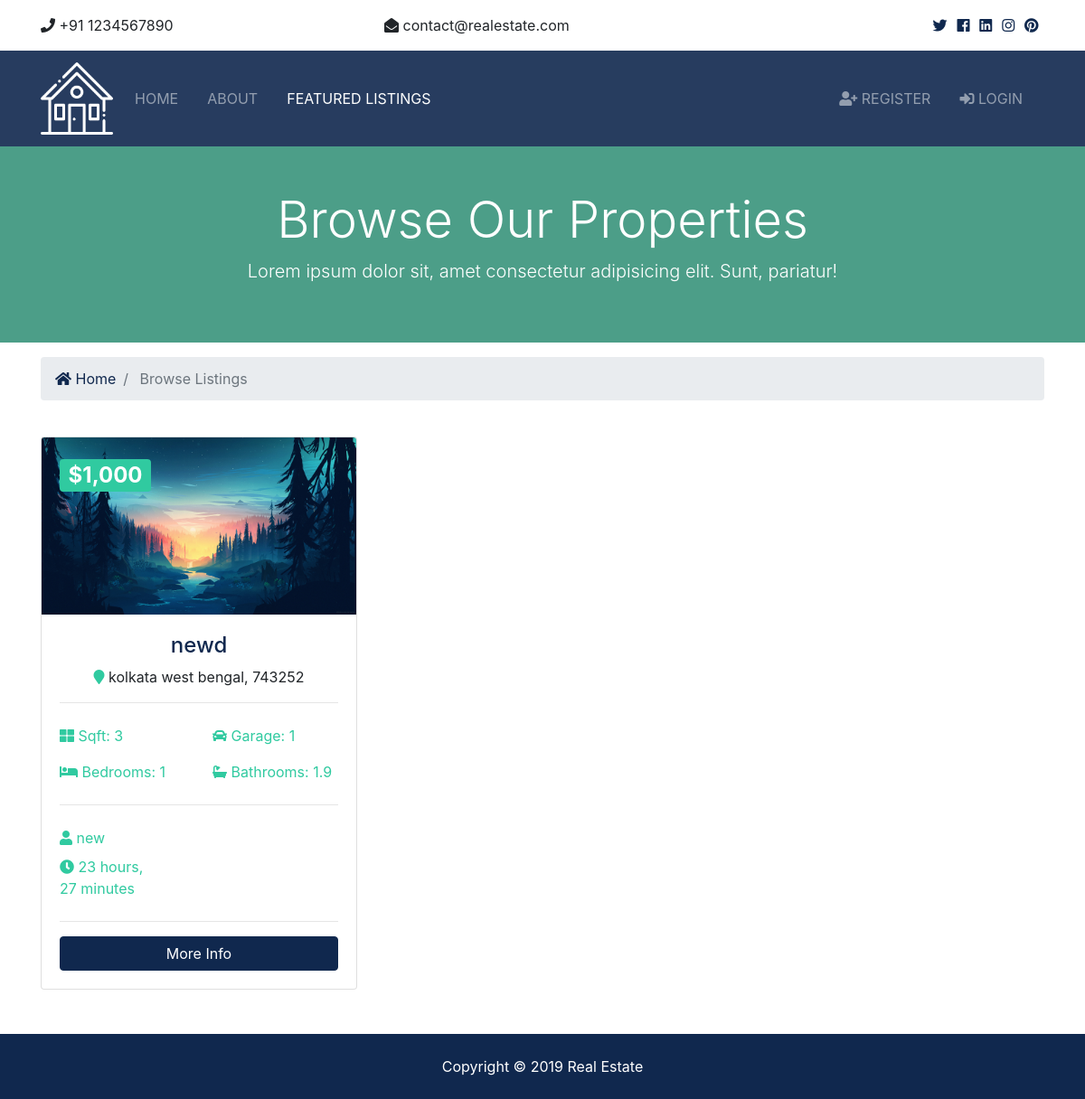
/listings/, run on the app's committed database.
### listings/models.py (models this page shows, shortened)
class Listing(models.Model):
  realtor = models.ForeignKey(Realtor, on_delete=models.DO_NOTHING)
  title = models.CharField(max_length=200)
  address = models.CharField(max_length=200)
  city = models.CharField(max_length=100)
  state = models.CharField(max_length=100)
  zipcode = models.CharField(max_length=20)
  description = models.TextField(blank=True)
  price = models.IntegerField()
  bedrooms = models.IntegerField()
  bathrooms = models.DecimalField(max_digits=2, decimal_places=1)
  garage = models.IntegerField(default=0)
  sqft = models.IntegerField()
  lot_size = models.DecimalField(max_digits=5, decimal_places=1)
  photo_main = models.ImageField(upload_to='photos/%Y/%m/%d/')
  photo_1 = models.ImageField(upload_to='photos/%Y/%m/%d/', blank=True)
  photo_2 = models.ImageField(upload_to='photos/%Y/%m/%d/', blank=True)
  photo_3 = models.ImageField(upload_to='photos/%Y/%m/%d/', blank=True)
  photo_4 = models.ImageField(upload_to='photos/%Y/%m/%d/', blank=True)
  photo_5 = models.ImageField(upload_to='photos/%Y/%m/%d/', blank=True)
  photo_6 = models.ImageField(upload_to='photos/%Y/%m/%d/', blank=True)
  is_published = models.BooleanField(default=True)
  list_date = models.DateTimeField(default=datetime.now, blank=True)

### realtors/models.py (models this page shows)
class Realtor(models.Model):
  name = models.CharField(max_length=200)
  photo = models.ImageField(upload_to='photos/%Y/%m/%d/')
  description = models.TextField(blank=True)
  phone = models.CharField(max_length=20)
  email = models.CharField(max_length=50)
  is_mvp = models.BooleanField(default=False)
  hire_date = models.DateTimeField(default=datetime.now, blank=True)
  def __str__(self):
    return self.name

### listings/views.py (the view)
# urls.py: path('', views.index, name='listings'),
def index(request):
  listings = Listing.objects.order_by('-list_date').filter(is_published=True)
  paginator = Paginator(listings, 6)
  page = request.GET.get('page')
  paged_listings = paginator.get_page(page)
  context = {
    'listings': paged_listings
  }
  return render(request, 'listings/listings.html', context)

### templates/listings/listings.html (shortened to what this page needs)
{% extends 'base.html' %}
{% load humanize %}
{% block content %}
<section id="showcase-inner" class="py-5 text-white">
    <div class="container">
      <div class="row text-center">
        <div class="col-md-12">
          <h1 class="display-4">Browse Our Properties</h1>
          <p class="lead">Lorem ipsum dolor sit, amet consectetur adipisicing elit. Sunt, pariatur!</p>
        </div>
      </div>
    </div>
  </section>
  <section id="bc" class="mt-3">
    <div class="container">
      <nav aria-label="breadcrumb">
        <ol class="breadcrumb">
          <li class="breadcrumb-item">
            <a href="{% url 'index' %}">
              <i class="fas fa-home"></i> Home</a>
          </li>
          <li class="breadcrumb-item active"> Browse Listings</li>
        </ol>
      </nav>
    </div>
  </section>
  <section id="listings" class="py-4">
    <div class="container">
      <div class="row">
        {% if listings %}
          {% for listing in listings %}
          <div class="col-md-6 col-lg-4 mb-4">
              <div class="card listing-preview">
                <img class="card-img-top" src="{{ listing.photo_main.url }}" alt="">
                <div class="card-img-overlay">
                  <h2>
                    <span class="badge badge-secondary text-white">${{ listing.price | intcomma }}</span>
                  </h2>
                </div>
                <div class="card-body">
                  <div class="listing-heading text-center">
                    <h4 class="text-primary">{{ listing.title }}</h4>
                    <p>
                      <i class="fas fa-map-marker text-secondary"></i> {{ listing.city }} {{ listing.state }}, {{ listing.zipcode }}</p>
                  </div>
                  <hr>
                  <div class="row py-2 text-secondary">
                    <div class="col-6">
                      <i class="fas fa-th-large"></i> Sqft: {{ listing.sqft }}</div>
                    <div class="col-6">
                      <i class="fas fa-car"></i> Garage: {{ listing.garage }}</div>
                  </div>
                  <div class="row py-2 text-secondary">
                    <div class="col-6">
                      <i class="fas fa-bed"></i> Bedrooms: {{ listing.bedrooms }}</div>
                    <div class="col-6">
                      <i class="fas fa-bath"></i> Bathrooms: {{ listing.bathrooms }}</div>
                  </div>
                  <hr>
                  <div class="row py-2 text-secondary">
                    <div class="col-12">
                      <i class="fas fa-user"></i> {{ listing.realtor }}</div>
                  </div>
                  <div class="row text-secondary pb-2">
                    <div class="col-6">
                      <i class="fas fa-clock"></i> {{ listing.list_date | timesince }}</div>
                  </div>
                  <hr>
                  <a href="{% url 'listing' listing.id %}" class="btn btn-primary btn-block">More Info</a>
                </div>
              </div>
            </div>
          {% endfor %}
        {% else %}
          <div class="col-md-12">
            <p>No Listings Available</p>
          </div>
        {% endif %}
      </div>
      <div class="row">
        <div class="col-md-12">
        </div>
      </div>
    </div>
  </section>
{% endblock %}

### realestate/static/css/all.css (style rules this page uses)
.fa, .fas, .far, .fal, .fab { -moz-osx-font-smoothing: grayscale; -webkit-font-smoothing: antialiased; display: inline-block; font-style: normal; font-variant: normal; text-rendering: auto; line-height: 1; }
.fa-bath:before { content: "\f2cd"; }
.fa-bed:before { content: "\f236"; }
.fa-car:before { content: "\f1b9"; }
.fa-clock:before { content: "\f017"; }
.fa-home:before { content: "\f015"; }
.fa-map-marker:before { content: "\f041"; }
.fa-th-large:before { content: "\f009"; }
.fa-user:before { content: "\f007"; }
.fa, .fas { font-family: 'Font Awesome 5 Free'; font-weight: 900; }

### realestate/static/css/style.css (style rules this page uses)
img { width: 100%; }
#showcase-inner { background: url(../img/building.jpg) no-repeat top center fixed/cover; position: relative; overflow: hidden; min-height: 200px; }
#showcase-inner::before { content: ''; position: absolute; top: 0; left: 0; min-height: 100%; width: 100%; background: rgba(32, 134, 107, 0.8); }
.listing-preview a { position: relative; }

### data on the page
Listing: photo_main (picture), price "1,000", title "newd", city "kolkata", state "west bengal", zipcode "743252", sqft "3", garage "1", bedrooms "1", bathrooms "1.9", realtor "new", list_date "23 hours, 27 minutes"
